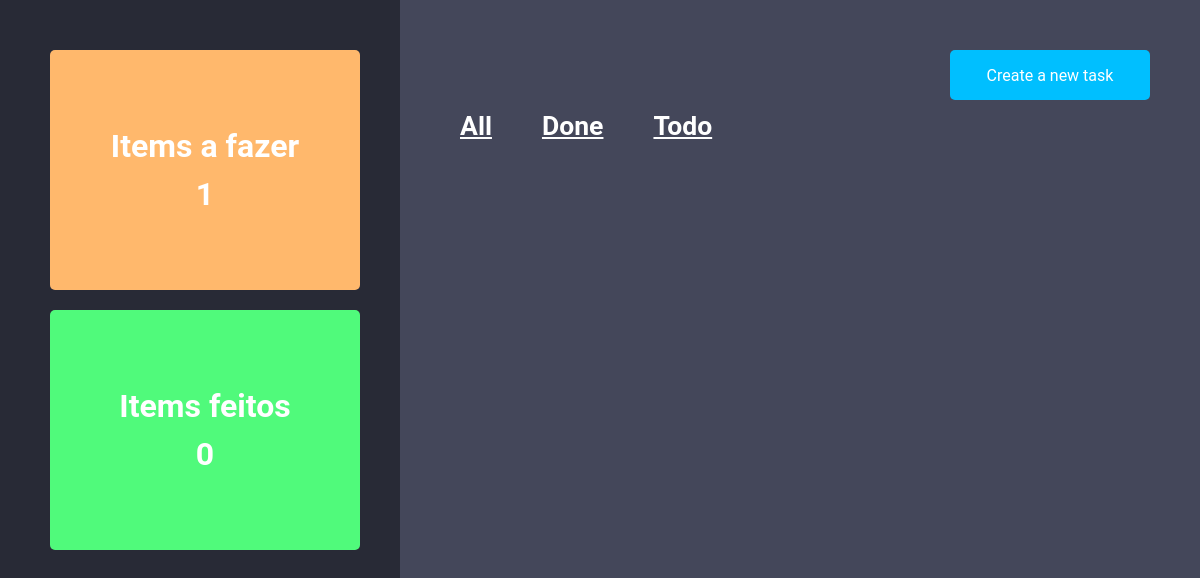
/category/done/, run on an earlier commit of the app's database.
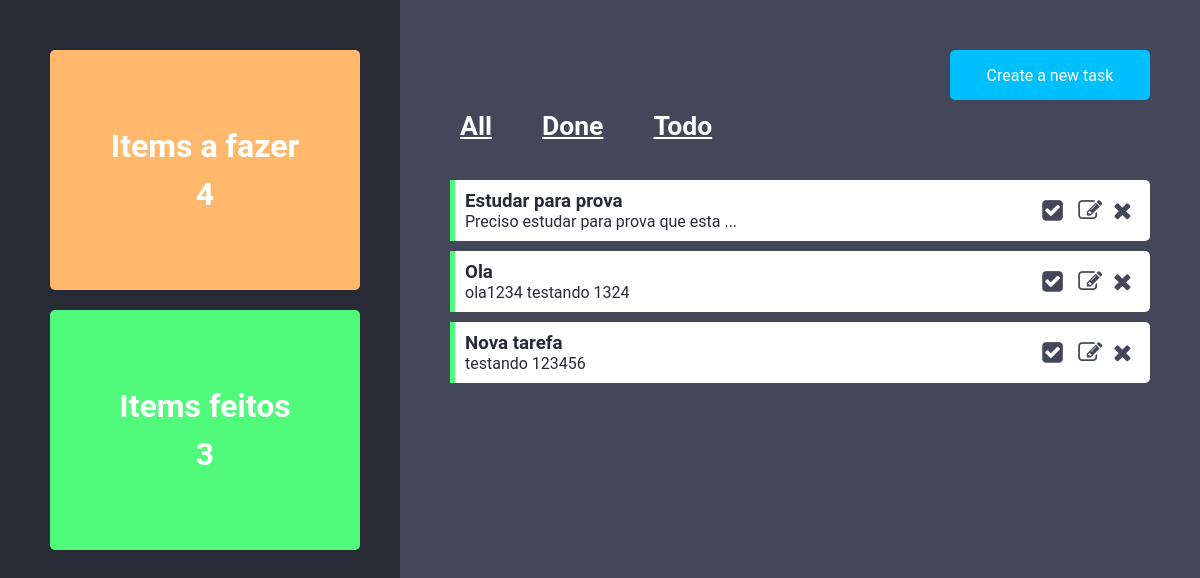
And on a later commit of the database.
### todo/models.py (models this page shows, shortened)
class Tarefa(models.Model):
    nome = models.CharField(max_length=200)
    descricao = models.CharField(max_length=40, null=True)
    feito = models.BooleanField(default=False)
    categoria = models.ForeignKey(Categoria, on_delete=models.DO_NOTHING)

### todo/views.py (the view)
# urls.py: path('', index, name='index'),
def index(request, category='all'):
    categorias = Categoria.objects.all()
    tarefas = Tarefa.objects.all()
    numero_tarefas_feitas = Tarefa.objects.filter(feito=True).count()
    numero_tarefas_nao_feitas = Tarefa.objects.filter(feito=False).count()
    if category == 'done':
        tarefas = tarefas.filter(feito=True)
    elif category == 'todo':
        tarefas = tarefas.filter(feito=False)
    contexto = {
        'tarefas': tarefas,
        'categorias': categorias,
        'numero_tarefas_feitas': numero_tarefas_feitas,
        'numero_tarefas_nao_feitas': numero_tarefas_nao_feitas,
        'selected_category': category
    }
    template = 'todo/main.html'
    return render(request, template, contexto)

### todo/templates/todo/main.html (shortened to what this page needs)
{% extends "base.html" %}
{% block content %}
    <div class="main-container">
        <div class="left-container">
            <div class="todo">
                <h1 class="space">Items a fazer</h1>
                <h1>{{ numero_tarefas_nao_feitas }}</h1>
            </div>
            <div class="done">
                <h1 class="space">Items feitos</h1>
                <h1>{{ numero_tarefas_feitas }}</h1>
            </div>
        </div>
        <div class="right-container">
            <div class="buttons">
                <a href="{% url 'create_tarefa' %}" class="button">Create a new task</a>
            </div>
            <div class="categories">
                <h5 class="category-item"><a href="{% url 'index' 'all' %}">All</a></h5>
                <h5 class="category-item"><a href="{% url 'index' 'done' %}">Done</a></h5>
                <h5 class="category-item"><a href="{% url 'index' 'todo' %}">Todo</a></h5>
            </div>
            <div class="list-container">
                <ul class="list">
                    {% for tarefa in tarefas %}
                        <li class="list-item {{ selected_category }}_other">
                            <div class="inner-text">
                                <h3 class="list-item-title">{{ tarefa.nome }}</h3>
                                <p class="list-paragraph">{{ tarefa.descricao }}</p>
                            </div>
                            <div class="icons">
                                {% if tarefa.feito == False %}
                                    <a href="{% url 'check_tarefa' tarefa.id %}"><i class="fa fa-check-square-o"></i></a>
                                {% else %}
                                    <a href="{% url 'uncheck_tarefa' tarefa.id %}"><i class="fa fa-check-square"></i></a>
                                {% endif %}
                                <a href="{% url 'edit_tarefa' tarefa.id %}"><i class="fa fa-edit"></i></a>
                                <a href="{% url 'delete_tarefa' tarefa.id %}"><i class="fa fa-remove"></i></a>
                            </div>
                        </li>
                    {% endfor %}
                </ul>
            </div>
        </div>
    </div>
{% endblock content %}

### todo/templates/base.html (shortened to what this page needs)
{% load static %}
<!DOCTYPE html>
<html lang="en">
<head>
    <link rel="stylesheet" href="https://cdnjs.cloudflare.com/ajax/libs/font-awesome/4.7.0/css/font-awesome.min.css">
    <link href="{% static 'css/style.css' %}" rel="stylesheet">
</head>
<body>
    {% block content %}
    {% endblock content %}
</body>
</html>

### todo/static/css/style.css (style rules this page uses)
* { padding: 0; margin: 0; font-family: Roboto, Inter, sans-serif; color: white; }
.main-container { display: flex; width: 100%; height: 100vh; }
.left-container { display: flex; flex-direction: column; padding: 50px; width: 30%; height: 100%; background-color: #282a36; }
.todo { display: flex; align-items: center; justify-content: center; flex-direction: column; height: 200px; width: 90%; background-color: #ffb86c; padding: 20px; border-radius: 5px; margin-bottom: 20px; color: white; }
.done { display: flex; align-items: center; justify-content: center; flex-direction: column; height: 200px; width: 90%; background-color: #50fa7b; padding: 20px; border-radius: 5px; }
.space { margin-bottom: 10px; }
.right-container { display: flex; flex-direction: column; padding: 50px; width: 70%; height: 100vh; background-color: #44475a; }
.buttons { display: flex; justify-content: flex-end; }
.button { display: flex; justify-content: center; align-items: center; height: 50px; width: 200px; border: none; background-color: deepskyblue; border-radius: 5px; text-decoration: none; }
.categories { display: flex; font-size: 200%; height: 50px; padding: 10px; }
.category-item { margin-right: 50px; }
ul.list { list-style-type: none; }
.list-item { display: flex; flex-wrap: wrap; justify-content: space-between; background-color: white; margin: 10px 0; padding: 10px; border-radius: 0 5px 5px 0; border-left-style: solid; border-left-width: 5px; border-left-color: #ff5555; }
.list-item.done_other { border-left-color: #50fa7b; }
.list-item-title, .list-paragraph { color: #282a36; }
.icons { display: flex; justify-content: space-around; align-items: center; padding: 3px; width: 100px; }
.fa-edit, .fa-remove, .fa-check-square, .fa-check-square-o { font-size: 24px; color: #44475a; }
.fa-check-square, .fa-check-square-o { margin-right: 5px; }

What changed in the data, as far as the page shows it:
added Tarefa: nome "Estudar para prova", descricao "Preciso estudar para prova que esta ...", feito True (drawn)
added Tarefa: nome "Ola", descricao "ola1234 testando 1324", feito True (drawn)
added Tarefa: nome "Nova tarefa", descricao "testando 123456", feito True (drawn)
Also different on the page:
{{ numero_tarefas_nao_feitas }}: "1" → "4"
{{ numero_tarefas_feitas }}: "0" → "3"
